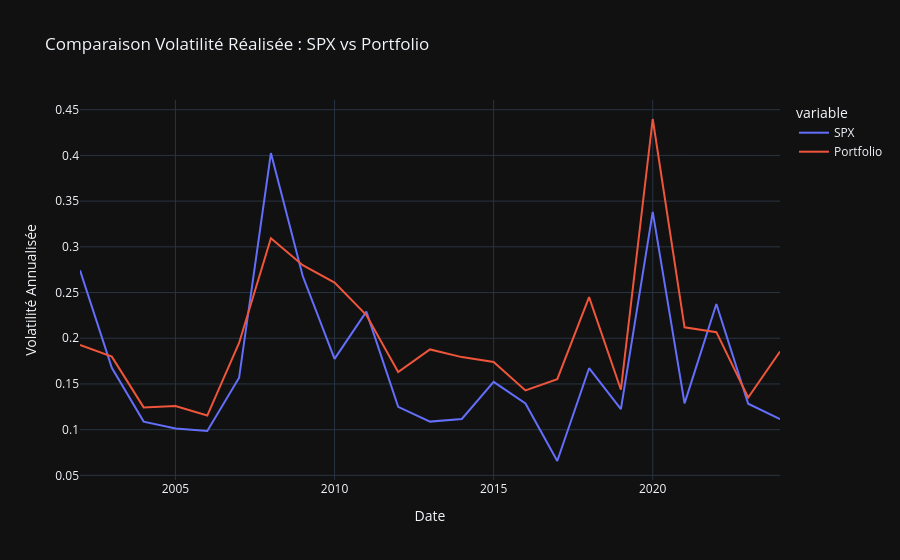

Notebook source saved alongside this figure:
### Code cell
df2 = final[["Date", "SPX", "Money"]].copy()
df2["Portfolio"] = df2["Money"]
df2.drop(columns="Money", inplace=True)
df2["Date"] = pd.to_datetime(df2["Date"], dayfirst=True)
df2.set_index("Date", inplace=True)

daily_returns = df2.pct_change()
vol_df = daily_returns.groupby(daily_returns.index.year).std() * np.sqrt(252)
print(vol_df)

fig = px.line(vol_df, x=vol_df.index, y=vol_df.columns,
              labels={"value": "Volatilité Annualisée", "index": "Année"},
              title="Comparaison Volatilité Réalisée : SPX vs Portfolio")

fig.show()

### Figure 1 — Plotly figure (JSON) as saved in the notebook; plotly's stock layout.template omitted (floating-point values rounded to 4 significant figures)
{"data": [{"hovertemplate": "variable=SPX<br>Date=%{x}<br>Volatilité Annualisée=%{y}<extra></extra>", "legendgroup": "SPX", "line": {"color": "#636efa", "dash": "solid"}, "marker": {"symbol": "circle"}, "mode": "lines", "name": "SPX", "orientation": "v", "showlegend": true, "x": [2002, 2003, 2004, 2005, 2006, 2007, 2008, 2009, 2010, 2011, 2012, 2013, 2014, 2015, 2016, 2017, 2018, 2019, 2020, 2021, 2022, 2023, 2024], "xaxis": "x", "y": [0.2745, 0.1677, 0.1088, 0.1012, 0.09861, 0.1568, 0.4026, 0.2681, 0.1774, 0.2291, 0.1249, 0.1088, 0.1117, 0.1522, 0.1287, 0.06572, 0.1672, 0.1225, 0.3383, 0.1287, 0.2375, 0.1284, 0.1114], "yaxis": "y", "type": "scatter"}, {"hovertemplate": "variable=Portfolio<br>Date=%{x}<br>Volatilité Annualisée=%{y}<extra></extra>", "legendgroup": "Portfolio", "line": {"color": "#EF553B", "dash": "solid"}, "marker": {"symbol": "circle"}, "mode": "lines", "name": "Portfolio", "orientation": "v", "showlegend": true, "x": [2002, 2003, 2004, 2005, 2006, 2007, 2008, 2009, 2010, 2011, 2012, 2013, 2014, 2015, 2016, 2017, 2018, 2019, 2020, 2021, 2022, 2023, 2024], "xaxis": "x", "y": [0.1926, 0.1799, 0.1244, 0.1258, 0.1155, 0.1949, 0.3094, 0.28, 0.2609, 0.2254, 0.163, 0.1878, 0.1794, 0.174, 0.1429, 0.1553, 0.245, 0.1437, 0.4399, 0.2119, 0.2067, 0.1352, 0.1855], "yaxis": "y", "type": "scatter"}], "layout": {"xaxis": {"anchor": "y", "domain": [0.0, 1.0], "title": {"text": "Date"}}, "yaxis": {"anchor": "x", "domain": [0.0, 1.0], "title": {"text": "Volatilité Annualisée"}}, "legend": {"title": {"text": "variable"}, "tracegroupgap": 0}, "title": {"text": "Comparaison Volatilité Réalisée : SPX vs Portfolio"}}}
